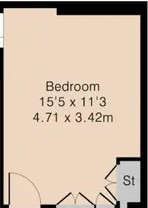
#> input picture Vibcoded/examples/plan.jpg, 148 x 208 px
$ python -i plan_parser.py   (imports and definitions only)
#> lines starting #> are read from the running program, lines starting #| are printed output that depends on the picture; after the words box and inside, x2 and y2 are one past the last pixel; in counts of white or black regions, pixels touching at a corner belong together
"""
Room Plan Parser Module for 3D House Plan Pipeline

This module handles parsing of architectural drawings, floor plans, and room layouts
to extract dimensional and structural information.
"""

import cv2
import numpy as np
from typing import List, Tuple, Dict, Optional, Union
import logging
from dataclasses import dataclass
from pathlib import Path
try:
    import fitz  # PyMuPDF
except ImportError:
    fitz = None
from PIL import Image
import json

# Configure logging
# [1 line not run here, left out]
logger = logging.getLogger(__name__)

@dataclass
class Room:
    """Represents a room with its properties and dimensions."""
    name: str
    area: float
    dimensions: Dict[str, float]  # width, length, height
    corners: List[Tuple[float, float]]
    walls: List[Dict]
    windows: List[Dict]
    doors: List[Dict]
    furniture: List[Dict]

@dataclass
class FloorPlan:
    """Represents a complete floor plan with multiple rooms."""
    rooms: List[Room]
    total_area: float
    scale_factor: float  # pixels per meter
    image_dimensions: Tuple[int, int]

class PlanParser:
    """Main class for parsing architectural plans and floor layouts."""

    def __init__(self, config: Dict = None):
        """Initialize the plan parser with configuration."""
        self.config = config or {}

        # Common architectural symbols and patterns
        self.wall_thickness = 0.2  # meters, standard wall thickness
        self.door_width = 0.9      # meters, standard door width
        self.window_width = 1.2    # meters, standard window width

    def parse_plan(self, plan_path: str) -> FloorPlan:
        """
        Parse a floor plan from various formats (PDF, image, etc.).

        Args:
            plan_path: Path to the floor plan file

        Returns:
            FloorPlan object with extracted room information
        """
        logger.info(f"Parsing floor plan: {plan_path}")

        file_extension = Path(plan_path).suffix.lower()

        if file_extension == '.pdf':
            return self._parse_pdf_plan(plan_path)
        elif file_extension in ['.jpg', '.jpeg', '.png', '.bmp', '.tiff']:
            return self._parse_image_plan(plan_path)
        else:
            raise ValueError(f"Unsupported file format: {file_extension}")

    # [29 lines left out: function _parse_pdf_plan, not called in this run]

    def _parse_image_plan(self, image_path: str) -> FloorPlan:
        """Parse an image floor plan."""
#> called with image_path = '../examples/plan.jpg'
        logger.info("Parsing image floor plan")

        image = cv2.imread(image_path)
#> image is the input picture: shape (208, 148, 3); mean B, G, R 165.8, 183.4, 203
        if image is None:
            raise ValueError(f"Could not load image: {image_path}")

        return self._parse_image_plan_from_array(image)

    def _parse_image_plan_from_array(self, image: np.ndarray) -> FloorPlan:
        """Parse floor plan from image array."""
        # Preprocess the image
        processed_image = self._preprocess_plan_image(image)

        # Extract walls
        walls = self._extract_walls(processed_image)

        # Extract rooms
        rooms = self._extract_rooms(processed_image, walls)

        # Calculate scale factor
        scale_factor = self._estimate_scale_factor(image, rooms)

        # Calculate total area
        total_area = sum(room.area for room in rooms)

        return FloorPlan(
            rooms=rooms,
            total_area=total_area,
            scale_factor=scale_factor,
            image_dimensions=(image.shape[1], image.shape[0])
        )

    def _preprocess_plan_image(self, image: np.ndarray) -> np.ndarray:
        """Preprocess the floor plan image for better feature extraction."""
        # Convert to grayscale
        gray = cv2.cvtColor(image, cv2.COLOR_BGR2GRAY)
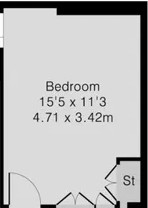
#> gray: shape (208, 148); min 0, max 255, mean 187.3

        # Apply Gaussian blur to reduce noise
        blurred = cv2.GaussianBlur(gray, (3, 3), 0)
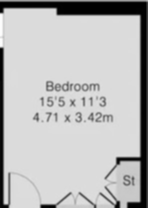
#> blurred: shape (208, 148); min 0, max 253, mean 186.8

        # Apply adaptive thresholding to get binary image
        binary = cv2.adaptiveThreshold(blurred, 255, cv2.ADAPTIVE_THRESH_GAUSSIAN_C,
                                     cv2.THRESH_BINARY, 11, 2)
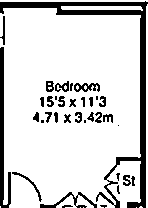
#> binary: shape (208, 148); 83.8% white; 35 black regions (9 under 20 px), largest, box (x1, y1, x2, y2) and area: (0, 1, 148, 208) 2750, (0, 47, 11, 208) 750, (40, 192, 97, 208) 228

        # Morphological operations to clean up the image
        kernel = np.ones((2, 2), np.uint8)
        cleaned = cv2.morphologyEx(binary, cv2.MORPH_CLOSE, kernel)
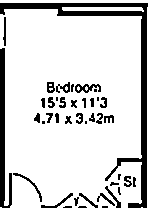
#> cleaned: shape (208, 148); 83.7% white; 41 black regions (11 under 20 px), largest, box (x1, y1, x2, y2) and area: (0, 3, 148, 208) 2570, (0, 48, 12, 208) 900, (75, 84, 101, 93) 127

        return cleaned

    def _extract_walls(self, image: np.ndarray) -> List[Dict]:
        """Extract wall lines from the floor plan."""
        # Detect lines using Hough transform
        lines = cv2.HoughLinesP(image, 1, np.pi/180, threshold=100,
                               minLineLength=50, maxLineGap=10)
#> lines = 113 rows, first 6: [5, 161, 147, 19], [0, 2, 147, 149], [5, 14, 147, 156], [0, 30, 147, 177], [5, 157, 147, 15], [5, 68, 140, 203]

        walls = []
        if lines is not None:
            for line in lines:
                x1, y1, x2, y2 = line[0]

                # Calculate wall properties
                length = np.sqrt((x2 - x1)**2 + (y2 - y1)**2)
                angle = np.arctan2(y2 - y1, x2 - x1)

                walls.append({
                    'start': (x1, y1),
                    'end': (x2, y2),
                    'length': length,
                    'angle': angle,
                    'thickness': self.wall_thickness
                })
#> this loop made 113 passes
#> (x1, y1, x2, y2, length, angle) on passes 1 to 12: (5, 161, 147, 19, 200.8, -0.785), (0, 2, 147, 149, 207.9, 0.785), (5, 14, 147, 156, 200.8, 0.785), (0, 30, 147, 177, 207.9, 0.785), (5, 157, 147, 15, 200.8, -0.785), (5, 68, 140, 203, 190.9, 0.785), (5, 65, 147, 207, 200.8, 0.785), (2, 14, 147, 159, 205.1, 0.785), (0, 15, 147, 162, 207.9, 0.785), (16, 0, 147, 131, 185.3, 0.785), (5, 54, 147, 196, 200.8, 0.785), (6, 0, 147, 141, 199.4, 0.785)
#> after the loop, walls = 113 items

        # Merge similar walls
        walls = self._merge_similar_walls(walls)

        return walls

    def _merge_similar_walls(self, walls: List[Dict]) -> List[Dict]:
        """Merge walls that are similar in position and angle."""
        if not walls:
            return []

        merged_walls = []
        angle_threshold = np.pi / 18  # 10 degrees
        distance_threshold = 20  # pixels

        for wall in walls:
            is_merged = False

            for merged_wall in merged_walls:
                # Check if walls are similar
                angle_diff = abs(wall['angle'] - merged_wall['angle'])
                if angle_diff > np.pi / 2:
                    angle_diff = np.pi - angle_diff

                # Check distance between wall centers
                wall_center = ((wall['start'][0] + wall['end'][0]) / 2,
                              (wall['start'][1] + wall['end'][1]) / 2)
                merged_center = ((merged_wall['start'][0] + merged_wall['end'][0]) / 2,
                                (merged_wall['start'][1] + merged_wall['end'][1]) / 2)

                distance = np.sqrt((wall_center[0] - merged_center[0])**2 +
                                 (wall_center[1] - merged_center[1])**2)

                if angle_diff < angle_threshold and distance < distance_threshold:
                    # Merge walls
                    merged_wall['start'] = wall['start']
                    merged_wall['end'] = wall['end']
                    merged_wall['length'] = max(wall['length'], merged_wall['length'])
                    is_merged = True
                    break

            if not is_merged:
                merged_walls.append(wall)
#> this loop made 113 passes
#> after the loop, merged_wall = {'start': (5, 116), 'end': (84, 195), 'length': 181, 'angle': 0.785, 'thickness': 0.2}; merged_walls = 18 items

        return merged_walls

    def _extract_rooms(self, image: np.ndarray, walls: List[Dict]) -> List[Room]:
        """Extract individual rooms from the floor plan."""
        # Create a mask of wall areas
        wall_mask = np.zeros(image.shape, dtype=np.uint8)

        for wall in walls:
            cv2.line(wall_mask, wall['start'], wall['end'], 255, 3)
#> this loop made 18 passes
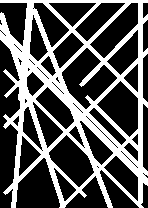
#> wall_mask: shape (208, 148); 34.3% white; 1 white region

        # Find contours to identify room areas
        contours, _ = cv2.findContours(wall_mask, cv2.RETR_EXTERNAL, cv2.CHAIN_APPROX_SIMPLE)
#> contours = 1 contour; box (x1, y1, x2, y2) and area: (0, 0, 148, 208) 23762

        rooms = []
        for i, contour in enumerate(contours):
            # Filter out small contours (likely noise)
            area = cv2.contourArea(contour)
            if area < 1000:  # Minimum room area in pixels
                continue

            # Get room corners
            corners = self._get_room_corners(contour)

            # Estimate room dimensions
            dimensions = self._estimate_room_dimensions(corners)

            # Create room object
            room = Room(
                name=f"Room_{i+1}",
                area=area,
                dimensions=dimensions,
                corners=corners,
                walls=self._get_room_walls(corners, walls),
                windows=[],  # Would be detected in more sophisticated implementation
                doors=[],    # Would be detected in more sophisticated implementation
                furniture=[] # Would be detected in more sophisticated implementation
            )

            rooms.append(room)
#> this loop made 1 pass
#> (area, epsilon in _get_room_corners, x_coords in _estimate_room_dimensions, y_coords in _estimate_room_dimensions, width in _estimate_room_dimensions, length in _estimate_room_dimensions, dimensions) on pass 1: (23761.5, 24.01, [0, 27, 22, 0, 11, 43, 59, 95, 112, 101, 143, 147], [0, 3, 46, 13, 207, 157, 207, 175, 207, 169, 207, 0], 147, 207, {'width': 147, 'length': 207, 'height': 2.5})

        return rooms

    def _get_room_corners(self, contour: np.ndarray) -> List[Tuple[float, float]]:
        """Extract corners from room contour."""
        # Approximate the contour to get corners
        epsilon = 0.02 * cv2.arcLength(contour, True)
        approx = cv2.approxPolyDP(contour, epsilon, True)

        corners = []
        for point in approx:
            x, y = point[0]
            corners.append((float(x), float(y)))

        return corners

    def _estimate_room_dimensions(self, corners: List[Tuple[float, float]]) -> Dict[str, float]:
        """Estimate room dimensions from corner points."""
        if len(corners) < 4:
            return {'width': 3.0, 'length': 3.0, 'height': 2.5}

        # Calculate bounding box
        x_coords = [corner[0] for corner in corners]
        y_coords = [corner[1] for corner in corners]

        width = max(x_coords) - min(x_coords)
        length = max(y_coords) - min(y_coords)

        return {
            'width': width,
            'length': length,
            'height': 2.5  # Standard ceiling height
        }

    def _get_room_walls(self, corners: List[Tuple[float, float]], all_walls: List[Dict]) -> List[Dict]:
        """Get walls that belong to a specific room."""
        room_walls = []

        for wall in all_walls:
            # Check if wall is close to room corners
            for corner in corners:
                wall_start = wall['start']
                wall_end = wall['end']

                # Calculate distance from corner to wall line
                distance = self._point_to_line_distance(corner, wall_start, wall_end)

                if distance < 50:  # Threshold in pixels
                    room_walls.append(wall)
                    break

        return room_walls

    def _point_to_line_distance(self, point: Tuple[float, float],
                               line_start: Tuple[float, float],
                               line_end: Tuple[float, float]) -> float:
        """Calculate distance from a point to a line."""
        x0, y0 = point
        x1, y1 = line_start
        x2, y2 = line_end

        # Calculate distance using point-to-line formula
        numerator = abs((y2 - y1) * x0 - (x2 - x1) * y0 + x2 * y1 - y2 * x1)
        denominator = np.sqrt((y2 - y1)**2 + (x2 - x1)**2)

        if denominator == 0:
            return float('inf')

        return numerator / denominator

    def _estimate_scale_factor(self, image: np.ndarray, rooms: List[Room]) -> float:
        """Estimate the scale factor (pixels per meter) from the floor plan."""
        if not rooms:
            return 100.0  # Default scale factor

        # Use the largest room to estimate scale
        largest_room = max(rooms, key=lambda r: r.area)

        # Assume average room size is 20 square meters
        # This is a heuristic - in practice, you'd use known dimensions
        expected_area_sqm = 20.0
        actual_area_pixels = largest_room.area

        # Calculate scale factor
        scale_factor = np.sqrt(actual_area_pixels / expected_area_sqm)

        return scale_factor

    # [83 lines left out: functions detect_doors_and_windows, export_plan_data, validate_plan, not called in this run]

>>> result = PlanParser().parse_plan('../examples/plan.jpg')
